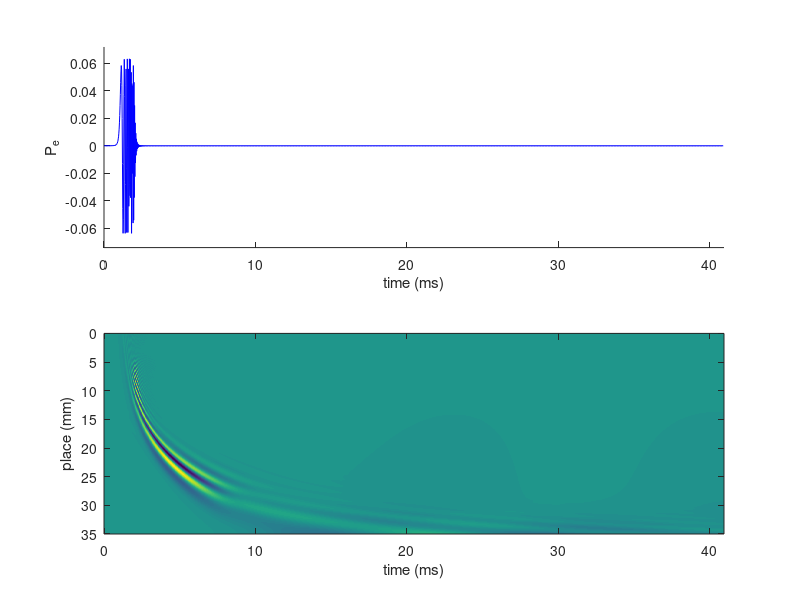
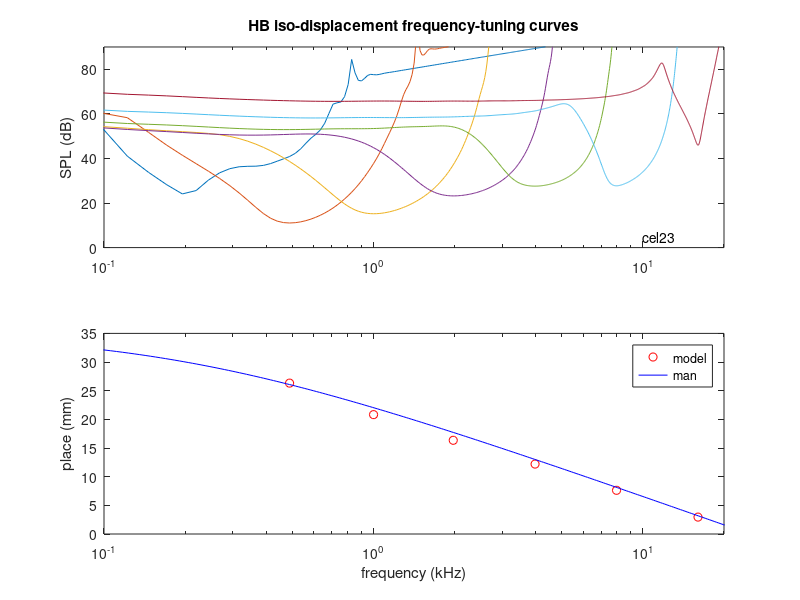

Write the MATLAB code that produced these figures, in order.
% tdm24c1.m - one-chamber time-domain model of cochlea
%
function tdm24c1
tdm_init(0);    % set parameters and initialize state (kHz)
tdm_mech;       % prepare BM & fluid equations
tdm_step;       % step through time
tdm_show;       % plot saved variables
return
%
%==========================================================
%
% set parameters and initialize state
%
function tdm_init(ft)
global pa cur sav stmwav
%
% set mechanical parameters
pa=par_CEL23;
%
% set timing parameters
pa.nstp = 20480;				% number of time steps per cycle
pa.ncyc = 1;					% number of cycles
pa.ntsw = 10;					% number of time steps between saves
pa.ntsf = 2048;				    % number of time steps saved
pa.dt = 2e-6;					% time step (s)
%
% set numerical integration parameter
pa.nimp = 1;					% number of "improvements"
%
% set display parameter
pa.tsdsp = 1;               % time-step display (fig. num.)
pa.svdsp = 2;               % saved variables display (fig. num.)
%
% initialize state
dof = 2;                 % degress of freedom
pa.ncp = pa.n * dof;     % number of BM variables
pa.nme = 1;              % number of ME variables
nsv = pa.ncp + pa.nme;   % number of state variables
cur.d = zeros(nsv,1);    % displacement
cur.v = zeros(nsv,1);    % velocity
cur.stp = 0;
cur.cyc = 0;
cur.ped = 0;
cur.pst = 0;
%
% initialize saved variables
nt = pa.ntsf;
nsv = length(pa.isv);
sav.ped = zeros(nt,1);
sav.pst = zeros(nt,1);
sav.dst = zeros(nt,1);
sav.d1 = zeros(nt,nsv);
sav.d2 = zeros(nt,nsv);
sav.hb = zeros(nt,pa.n);
%
% compute stimulus
dt=2e-5; % 20 usec
nn=round(pa.nstp*pa.dt/dt);
tt=nn*dt*1000;
nt=pa.nstp;
if (ft) % tone stimulus
    yy=sin(2*pi*ft*linspace(0,tt,pa.nstp));
else      % chirp chirp stimulus
    n1=1+round(0.001/dt);
    n2=1+round(0.002/dt);
    yy=short_chirp(nn,n1,n2,nt);
end
stmwav=yy/rms(yy)/sqrt(length(yy));
if (pa.tsdsp)
    figure(pa.tsdsp); clf
    subplot(2,1,1)
    sav.tsxy=[0 tt min(stmwav) max(stmwav)];
    axis(sav.tsxy);
    xlabel('time (ms)')
    ylabel('P_{e}')
end
return
%-------------------------------------------
%
% prepare partition & fluid equations
%
function tdm_mech
global pa aa bb bm bc
n = pa.n;
%
% setup 1-D fluid equations
bm = imped(pa,bm);
dx = pa.xl / (n - 1);           % radial slice thickness
mf = 2 * pa.rho * dx ./ bm.ac;  % fluid inertia
mb = bm.m1 ./ (bm.bw * dx);     % BM inertia (current slice)
a1 = -mb;                       % below diagonal
a2 = mf + mb + [mb(2:n);0];     % on diagonal
a3 = -mb;                       % above diagonal
a2(1) = 1;   a3(2) = 0;         % basal BC:  p(1)=q(1)
a1(n-1) = -1; a2(n) = 1;        % apical BC: p(n)-p(n-1)=q(n)
%
aa = spdiags([a1 a2 a3],-1:1,n,n); % tri-diagonal
%
%  prepare for computationn of radial acceleration
b0 = 1 ./ (bm.bw * dx);
b0 = mb ./ bm.m1;
b1 = -b0 ./ mf;
b1 = -(mb ./ mf) ./bm.m1;
b2 = b0 ./ mf + [b0(2:n) ./ mf(2:n);0];
b3 = -b0 ./ mf;
% radial acceleration: zero at base
b2(1) = 0;   b3(2) = 0;
% radial acceleraton: equals longitudinal accelation
b1(n-1) = -b0(n) ./ mf(n); b2(n) = b0(n) / mf(n);
bb = spdiags([b1 b2 b3],-1:1,n,n); % tri-diagonal
% stapes BC
bc.st = -1 / dx;
return
%-------------------------------------------
%
% step through time
%
function tdm_step
global pa cur nxt
nxt = cur;
while (cur.cyc < pa.ncyc)
    savest(cur.stp);             % save current state
    nxt=inctim(cur,nxt,pa.nstp); % increment time to next step
    stm = stim(cur.stp);         % fetch current stimulus
  	cur_a = accel(cur,stm);      % get current acceleration
  	update(cur_a, cur_a);        % integrate to next step
  	for imp=1:pa.nimp            % improve integration?
        stm = stim(nxt.stp);     % fetch next stimulus
		nxt_a = accel(nxt,stm);  % get next acceleration
     	update(cur_a,nxt_a);     % integrate state to next step
  	end
	cur=nxt;                     % make next state current
end
return
%-------------------------------------------
%
% plot saved variables
%
function tdm_show
global pa sav
if (pa.tsdsp)
   figure(pa.tsdsp);
   subplot(2,1,2)
   kk=pa.n:-1:1;
   hb=sav.hb(:,kk)';
   xc=[0 pa.ntsf*pa.dt*pa.ntsw*1000];
   yc=[pa.xl*10 0];
   imagesc(xc,yc,hb)
   xlabel('time (ms)')
   ylabel('place (mm)')
end
if (pa.svdsp)
   nsv=length(pa.isv);
   spl=zeros(pa.ntsf/2,nsv);
   bf=zeros(1,nsv);
   qe=zeros(1,nsv);
   ii=1:(pa.ntsf/2);
   dsp_ref = 140;  % dB re 1 nm displacement
   stm_ref =  30;  % rms stimulus level (dB SPL)
   thr_ref = dsp_ref - stm_ref; % threshold reference
   for i=1:nsv
      [f,d1,d2,pe]=fetch_sav(i,pa,sav);
      dh = (d1 - d2);
      thr = dbmag(dh(ii)./pe(ii)) + thr_ref;
      spl(:,i)=pa.hbt-thr;
      [bfi,qei]=find_bf(f,thr);
      bf(i)=bfi;
      qe(i)=qei;
   end
   fprintf('BF =');fprintf(' %5.2f',bf);fprintf('\n');
   fprintf('Qe =');fprintf(' %5.2f',qe);fprintf('\n');
   % update saved places
   isv=[pa.n pa.isv 1];
   fsv=[0.02 bf 20];
   isv=round(interp1(fsv,isv,0.5*2.^(-1:5)));
   fprintf('isv=[');fprintf(' %d',isv);fprintf('];\n');
   % plot HB threshold tuning curves
   figure(pa.svdsp);clf;
   subplot(2,1,1)
   reset_color_index;
   semilogx(f,spl); hold on
   flst=bf*1000;
   if (exist('tc_f.m','file'))
       [f,spl]=tc_f(flst);
       spl=adj_thr_f(flst,spl,0);
       reset_color_index;
       semilogx(f,spl,'--')
       title('neural threshold frequency-tuning curves (EPL,man)')
   else
       title('HB iso-displacement frequency-tuning curves')
   end
   hold off
   axis([0.1 20 0 90])
   ylabel('SPL (dB)')
   text(10,5,'cel23')
   % estimate isv for flst
   subplot(2,1,2)
   xl=pa.xl*10;
   xmod=xl*(pa.isv-1)/(pa.n-1);
   fmod=bf;
   xman=linspace(0,xl,256);
   fman=p2f(xman,0.2,0.021,0.99,xl); % man
   semilogx(fmod,xmod,'ro',fman,xman,'b')
   xlabel('frequency (kHz)')
   ylabel('place (mm)')
   legend('model','man')
   axis([0.1 20 0 xl])
end
return

function f=p2f(p,a,b,c,xl) % mm -> kHz
f = a * (10.^ (b * (1 - p / xl) * 100) - c);
return

function reset_color_index
if (~isoctave)
    ax=gca();
    set(ax,'ColorOrderIndex',1);
end
return

function o = isoctave
o = exist('OCTAVE_VERSION', 'builtin');
return

function spl=adj_thr_f(flst,spl,disp)
map=[18.2 9.7 8.8 15.0 12.3 19.1 59.1];
nf=length(flst);
for k=1:nf
    kk=round(log2(flst(k)/125));
    if (disp)
        mx=min(abs(20*log10(spl(:,k))));
        ad=mx-map(kk);
        spl(:,k)=spl(:,k)*10^(ad/20);
    elseif (isnan(kk)||(kk<1)||(kk>nf))
        spl(:,k)=0;
    else
        mx=min(spl(:,k));
        ad=mx-map(kk);
        spl(:,k)=spl(:,k)-ad;
    end
end
return

%==========================================================

% distribute micromechanical properties over x
function bm=imped(pa,bm)
n = pa.n;
dx = pa.xl / (n - 1);
x = (0:(n - 1))' * dx;
q = x .^ 2;
bm.k1 = pa.k1o * exp(pa.k1e * x + pa.k1q * q);
bm.r1 = pa.r1o * exp(pa.r1e * x + pa.r1q * q);
bm.m1 = pa.m1o * exp(pa.m1e * x + pa.m1q * q);
bm.k2 = pa.k2o * exp(pa.k2e * x + pa.k2q * q);
bm.r2 = pa.r2o * exp(pa.r2e * x + pa.r2q * q);
bm.m2 = pa.m2o * exp(pa.m2e * x + pa.m2q * q);
bm.k3 = pa.k3o * exp(pa.k3e * x + pa.k3q * q);
bm.r3 = pa.r3o * exp(pa.r3e * x + pa.r3q * q);
bm.k4 = pa.k4o * exp(pa.k4e * x + pa.k4q * q);
bm.r4 = pa.r4o * exp(pa.r4e * x + pa.r4q * q);
bm.ac = pa.aco * exp(pa.ace * x + pa.acq * q);
bm.gh = pa.gpo * exp(pa.gpe * x + pa.gpq * q);
bm.bw = pa.bwo * exp(pa.bwe * x);
% basal BC
bm.kme = (pa.kme / pa.mme) * pa.yw;
bm.rme = (pa.rme / pa.mme) * pa.yw;
% apical BC
ihe=n;
bm.k1(ihe) = pa.khe;
bm.r1(ihe) = pa.rhe;
bm.m1(ihe) = pa.mhe;
bm.k2(ihe) = 0;
bm.r2(ihe) = 0;
bm.m2(ihe) = 0;
bm.k3(ihe) = 0;
bm.r3(ihe) = 0;
bm.k4(ihe) = 0;
bm.r4(ihe) = 0;
return

% increment time
function nxt=inctim(cur,nxt,nstp)
nxt.stp = cur.stp + 1;
nxt.cyc = cur.cyc;
if (nxt.stp >= nstp)
   nxt.stp = nxt.stp - nstp;
   nxt.cyc = nxt.cyc + 1;
end
return
%-------------------------------------------

% stimulus sample
function s=stim(i)
global stmwav
s=stmwav(i+1);
return

%-------------------------------------------
% determine acceleration given state
function a=accel(st,stm)
global pa cur aa bm bb bc
a = zeros(size(st.d));
% ME pressure
ime = pa.ncp + 1;
d0 = st.d(ime);
v0 = st.v(ime);
s0 = -(bm.kme * d0 + bm.rme * v0);
% BM pressure
n = pa.n;
i1 = 1:n;
d1 = st.d(i1);
v1 = st.v(i1);
i2 = (n+1):(2*n);
d2 = st.d(i2);
v2 = st.v(i2);
% mmeq = 1
d3 = bm.gh .* d1 - d2;
v3 = bm.gh .* v1 - v2;
s4 = -(bm.k4 .* d3 + bm.r4 .* v3) * pa.gam;
s3 = -(bm.k3 .* d3 + bm.r3 .* v3);
s2 = -(bm.k2 .* d2 + bm.r2 .* v2) - s3;
s1 = -(bm.k1 .* d1 + bm.r1 .* v1) + s3 - s4;
% fluid pressure
pp = press(s0,s1,stm,aa);
% acceleration
a(i1) = bb * pp;
a(i2) = s2 ./ bm.m2;
% ME
a(ime) = (pp(2)-pp(1))*bc.st;
% current pressure
cur.pst = pp(1);
return
%-------------------------------------------
% integrate state to next time step
function update(cur_a, nxt_a)
global pa cur nxt
dt2 = pa.dt / 2;
nxt.v = cur.v + (cur_a + nxt_a) * dt2;
nxt.d = cur.d + (cur.v + nxt.v) * dt2;
return

% save data from current state
function savest(istp)
global pa cur sav
nw=pa.ntsw;
kw=mod(istp,nw);
if (kw == 0)
   i = 1 + mod(round(istp / pa.ntsw), pa.ntsf);
   n = pa.n;
   sav.ped(i) = stim(istp); % assume stimulus is applied to eardrum
   sav.pst(i) = cur.pst;
   sav.d1(i,:) = cur.d(pa.isv);
   sav.d2(i,:) = cur.d(pa.isv+n);
   sav.hb(i,:) = cur.d(1:n);
   dspint=4;
   if (pa.tsdsp && (mod(i-1,dspint)==0))	% time-step display
      figure(pa.tsdsp)
      subplot(2,1,1)
      if (i<=dspint)
          xx=[0 0];
          yy=[1 1]*sav.ped(1);
      else
          kk=(i-dspint):i;
          xx=kk*pa.ntsw*(pa.dt*1000);
          yy=sav.ped(kk);
      end
      hold on
      axis(sav.tsxy);
      plot(xx,yy,'b')
      ii = 1:(n-2); % avoid plotting apical end
      dx = 10 * pa.xl / (n - 1);
      x = (ii-1)' * dx;
      subplot(2,1,2)
      y=cur.d(ii);
      ymx=max(max(abs(y)),1e-9);
      plot(x,y);
      ylim([-ymx ymx])
      xlabel('place (mm)')
      drawnow;
   end
end
return

%==========================================================
%
% solve 1-D fluid equations
function p=press(s0, s1,stm,aa)
n = length(s1);
q = s1;
q(1) = stm + s0; % basal  BC: p=q(1)
q(n) = 0;        % apical BC: p(n)-p(n-1)=q(n)
p = aa \ q;
return

%==========================================================

function [f,d1,d2,pe,ps]=fetch_sav(i,pa,sav)
n = pa.ntsf;
f = (0:((n/2) - 1))' / (1000 * pa.dt * pa.ntsw * n);
d1 = fft(sav.d1(:,i));
d2 = fft(sav.d2(:,i));
ps = fft(sav.pst);
pe = fft(sav.ped);
return;

function [bf,qe]=find_bf(f,thr)
[mm,mi]=max(thr);
bf=f(mi);
qe=bf/trapz(f,10.^((thr-mm)/10));
return;

function y=dbmag(x)
y=20*log10(abs(max(x,eps)));
return

function x=short_chirp(nn,n1,n2,nt)
nf=nn/2+1;
mg=1;
ph=0;
X=zeros(nf,1);
for k=1:nf
    X(k)=mg*exp(-1i*ph);
    dp=(2*pi)*(n1+(k/nf)*(n2-n1))/nn;
    ph=ph+dp;
end
X=[X;zeros((nt-nn)/2,1)];
x=ffs(X);
x=x-x(1);
return

% ffs - fast Fourier synthesize real signal
% usage: h=ffs(H)
% H - transfer function
% h - impulse response
function h=ffs(H)
m=length(H);
n=2*(m-1);
H(1,:)=real(H(1,:));
H(m,:)=real(H(m,:));
H((m+1):n,:)=conj(H((m-1):-1:2,:));
h=real(ifft(H));
return

function a=rms(x)
% function a=rms(x)
% x = input signal
% a = rms (root-mean-squared) amplitude of x
a=sqrt(mean(x.^2));
return

%==========================================================
%
function pa=par_CEL23
pa.gam = 1;                    % NDR multiplier
pa.m = 1;                      % number of points across fluid
pa.n = 1401;                   % number of points along BM
pa.xl = 3.5;                   % scala length
pa.yw = 0.1;                   % scala width
pa.zh = 0.1;                   % scala height
pa.rho = 1;                    % fluid density
pa.bwo = 0.05;                 % BM width at base
pa.bwe = 0;                    % BM width taper
pa.isv=[1235 1054 834 655 489 306 119]; % BM locations to save
pa.hbt=-6; pa.xp=1;
pa.khe=8.814e-08; pa.rhe=1.457e-07; pa.mhe=0.05221; % err=613.7 613.6
% middle-ear parameters
pa.mco=30; pa.rco=1.2e6; pa.rrw=2e5; pa.krw=5e7;
pa.mma=0.017; pa.rma=80; pa.kma=3e5; pa.aed=0.64;
pa.rim=400; pa.kim=5e6; pa.gm=1;
pa.mst=0.017; pa.rst=80; pa.kst=3e5; pa.ast=0.03;
pa.mrw=0.005; pa.rrw=20; pa.krw=1.5e5; pa.arw=0.0625;
pa.kme=0.01529; pa.rme=355.83; pa.mme=0.012069; % err=613.6 613.1
% ---- parfit ----
pa.k1o=7.31996e+07;
pa.r1o=26.5908;
pa.m1o=0.00247877;
pa.k2o=3.48554e+07;
pa.r2o=8.27889;
pa.m2o=0.00300554;
pa.k3o=7.28254e+07;
pa.r3o=0.10505;
pa.k4o=1.55883e+07;
pa.r4o=0;
pa.aco=0.00781431;
pa.gpo=0.919832;
pa.k1e=-1.0702;
pa.r1e=0.4236;
pa.m1e=0.6666;
pa.k2e=-2.7817;
pa.r2e=2.0386;
pa.m2e=-0.1629;
pa.k3e=-5.4521;
pa.r3e=2.1064;
pa.k4e=0.0119;
pa.r4e=0.0000;
pa.ace=0.0002;
pa.gpe=-0.0013;
pa.k1q=-0.336726;
pa.r1q=-0.206915;
pa.m1q=-0.188781;
pa.k2q=-0.324471;
pa.r2q=-0.837474;
pa.m2q=0.340762;
pa.k3q=1.123875;
pa.r3q=-0.021411;
pa.k4q=-0.636990;
pa.r4q=0.000000;
pa.acq=-0.000106;
pa.gpq=-0.000608;
pa.hbt=5.3029;
return
